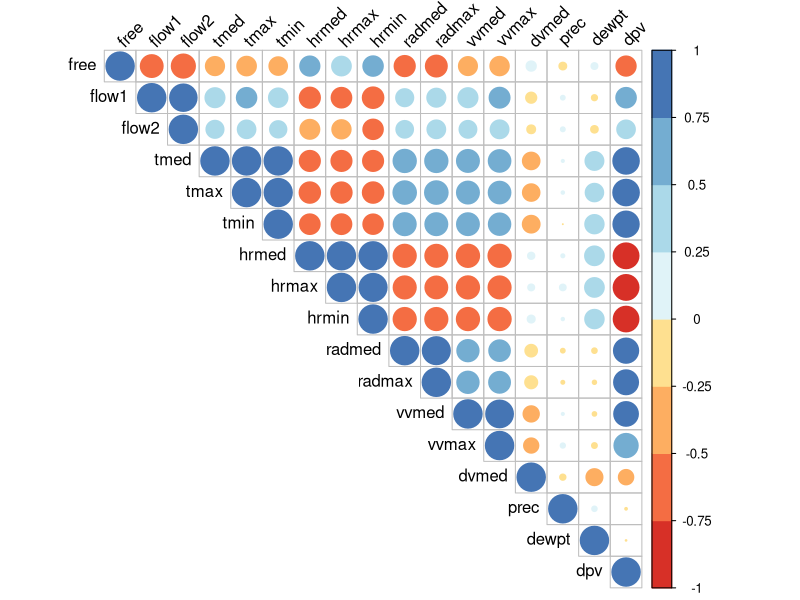
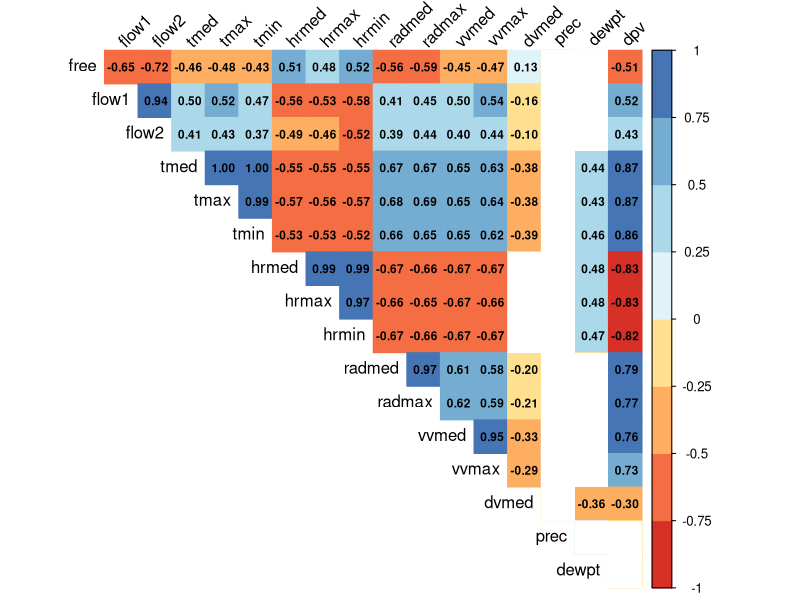

The R script that drew these images, in order:
## ---- chunk 1
library("corrplot")
library(RColorBrewer)


df = read.table("data/all_input_data.csv", sep=",", head=T)
df = df[c(1,4,2,3,5:ncol(df))]
names(df)[c(3,4)] = c("flow1", "flow2")
## ---- chunk 2
M<-cor(df[-1])
## ---- chunk 3
pdf("figs/corplot.pdf")
corrplot(M, type="upper", tl.col="black", tl.srt=45,  col=brewer.pal(n=8, name="RdYlBu"))
dev.off()
## ---- chunk 4
p.mat <- cor.mtest(df[-1])
col <- colorRampPalette(c("#BB4444", "#EE9988", "#FFFFFF", "#77AADD", "#4477AA"))
pdf("figs/corplot2.pdf")
corrplot(M, method="color",col = brewer.pal(n=8, name="RdYlBu"),# col=col(200),  
         type="upper",# order="hclust", 
         addCoef.col = "black", # Add coefficient of correlation
         number.cex= 12/ncol(M),
         tl.col="black", tl.srt=45, #Text label color and rotation
         # Combine with significance
         p.mat = p.mat$p, sig.level = 0.01, insig = "blank", 
         # hide correlation coefficient on the principal diagonal
         diag=FALSE 
         )
dev.off()
